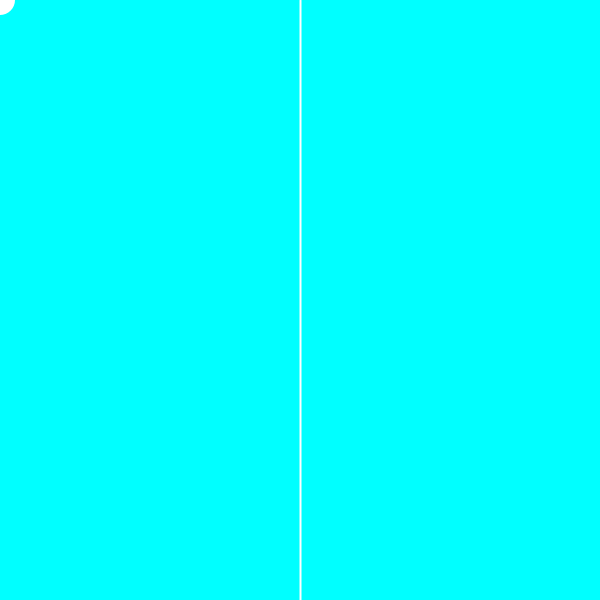
Frame 1 (no input)
Frame 60 (the mouse pressed at the canvas centre just before this capture): identical to frame 1, image omitted
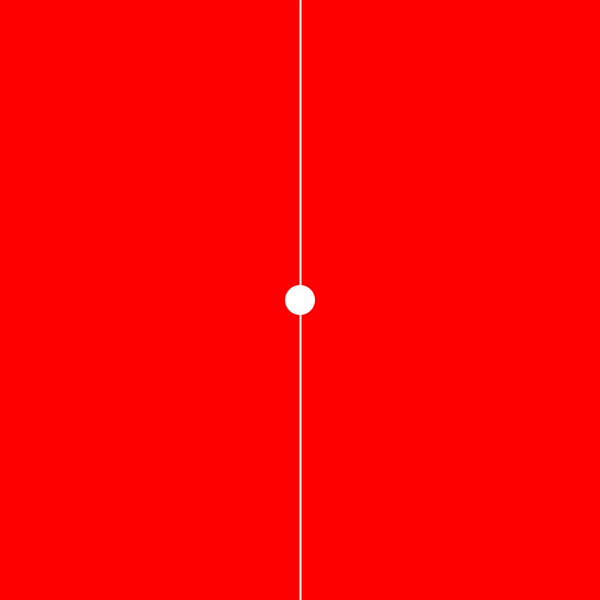
Frame 120 (the mouse held since frame 60 and released just before this capture)

The Processing sketch that drew these frames (run headless with seeded random() and noise(); from frame 60 on, the mouse is pressed at the canvas centre):

// Processing sketch: sketch_250505a
// ── sketch_250505a.pde
void setup() {
  size(600, 600);
  colorMode(HSB, 360, 100, 100);
}

void draw() {
    
  
  if (mouseX < width/2) {
    background(180, 100, 100);
    
  } else {
    background(0, 100,100);
    
  }
  
  stroke(0, 0, 100);
  strokeWeight(2);
  line(width/2, 0, width/2, height);
  
  
  noStroke();
  fill(0, 0, 100);
  ellipse(mouseX, mouseY, 30, 30);
  
}
